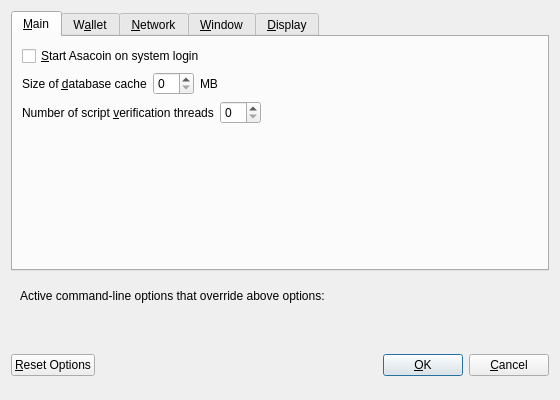
<?xml version="1.0" encoding="UTF-8"?>
<ui version="4.0">
 <class>OptionsDialog</class>
 <widget class="QDialog" name="OptionsDialog">
  <property name="geometry">
   <rect>
    <x>0</x>
    <y>0</y>
    <width>560</width>
    <height>400</height>
   </rect>
  </property>
  <property name="windowTitle">
   <string>Options</string>
  </property>
  <property name="modal">
   <bool>true</bool>
  </property>
  <layout class="QVBoxLayout" name="verticalLayout">
   <item>
    <widget class="QTabWidget" name="tabWidget">
     <property name="currentIndex">
      <number>0</number>
     </property>
     <widget class="QWidget" name="tabMain">
      <attribute name="title">
       <string>&amp;Main</string>
      </attribute>
      <layout class="QVBoxLayout" name="verticalLayout_Main">
       <item>
        <widget class="QCheckBox" name="asacoinAtStartup">
         <property name="toolTip">
          <string>Automatically start Asacoin after logging in to the system.</string>
         </property>
         <property name="text">
          <string>&amp;Start Asacoin on system login</string>
         </property>
        </widget>
       </item>
       <item>
        <layout class="QHBoxLayout" name="horizontalLayout_2_Main">
         <item>
          <widget class="QLabel" name="databaseCacheLabel">
           <property name="text">
            <string>Size of &amp;database cache</string>
           </property>
           <property name="textFormat">
            <enum>Qt::PlainText</enum>
           </property>
           <property name="buddy">
            <cstring>databaseCache</cstring>
           </property>
          </widget>
         </item>
         <item>
          <widget class="QSpinBox" name="databaseCache"/>
         </item>
         <item>
          <widget class="QLabel" name="databaseCacheUnitLabel">
           <property name="text">
            <string>MB</string>
           </property>
           <property name="textFormat">
            <enum>Qt::PlainText</enum>
           </property>
          </widget>
         </item>
         <item>
          <spacer name="horizontalSpacer_2_Main">
           <property name="orientation">
            <enum>Qt::Horizontal</enum>
           </property>
           <property name="sizeHint" stdset="0">
            <size>
             <width>40</width>
             <height>20</height>
            </size>
           </property>
          </spacer>
         </item>
        </layout>
       </item>
       <item>
        <layout class="QHBoxLayout" name="horizontalLayout_3_Main">
         <item>
          <widget class="QLabel" name="threadsScriptVerifLabel">
           <property name="text">
            <string>Number of script &amp;verification threads</string>
           </property>
           <property name="textFormat">
            <enum>Qt::PlainText</enum>
           </property>
           <property name="buddy">
            <cstring>threadsScriptVerif</cstring>
           </property>
          </widget>
         </item>
         <item>
          <widget class="QSpinBox" name="threadsScriptVerif">
           <property name="toolTip">
            <string>(0 = auto, &lt;0 = leave that many cores free)</string>
           </property>
          </widget>
         </item>
         <item>
          <spacer name="horizontalSpacer_3_Main">
           <property name="orientation">
            <enum>Qt::Horizontal</enum>
           </property>
           <property name="sizeHint" stdset="0">
            <size>
             <width>40</width>
             <height>20</height>
            </size>
           </property>
          </spacer>
         </item>
        </layout>
       </item>
       <item>
        <spacer name="verticalSpacer_Main">
         <property name="orientation">
          <enum>Qt::Vertical</enum>
         </property>
         <property name="sizeHint" stdset="0">
          <size>
           <width>20</width>
           <height>40</height>
          </size>
         </property>
        </spacer>
       </item>
      </layout>
     </widget>
     <widget class="QWidget" name="tabWallet">
      <attribute name="title">
       <string>W&amp;allet</string>
      </attribute>
      <layout class="QVBoxLayout" name="verticalLayout_Wallet">
       <item>
        <widget class="QGroupBox" name="groupBox">
         <property name="title">
          <string>Expert</string>
         </property>
         <layout class="QVBoxLayout" name="verticalLayout_2">
          <item>
           <widget class="QCheckBox" name="coinControlFeatures">
            <property name="toolTip">
             <string>Whether to show coin control features or not.</string>
            </property>
            <property name="text">
             <string>Enable coin &amp;control features</string>
            </property>
           </widget>
          </item>
          <item>
           <widget class="QCheckBox" name="spendZeroConfChange">
            <property name="toolTip">
             <string>If you disable the spending of unconfirmed change, the change from a transaction cannot be used until that transaction has at least one confirmation. This also affects how your balance is computed.</string>
            </property>
            <property name="text">
             <string>&amp;Spend unconfirmed change</string>
            </property>
           </widget>
          </item>
         </layout>
        </widget>
       </item>
       <item>
        <spacer name="verticalSpacer_Wallet">
         <property name="orientation">
          <enum>Qt::Vertical</enum>
         </property>
         <property name="sizeHint" stdset="0">
          <size>
           <width>20</width>
           <height>40</height>
          </size>
         </property>
        </spacer>
       </item>
      </layout>
     </widget>
     <widget class="QWidget" name="tabNetwork">
      <attribute name="title">
       <string>&amp;Network</string>
      </attribute>
      <layout class="QVBoxLayout" name="verticalLayout_Network">
       <item>
        <widget class="QCheckBox" name="mapPortUpnp">
         <property name="toolTip">
          <string>Automatically open the Asacoin client port on the router. This only works when your router supports UPnP and it is enabled.</string>
         </property>
         <property name="text">
          <string>Map port using &amp;UPnP</string>
         </property>
        </widget>
       </item>
       <item>
        <widget class="QCheckBox" name="allowIncoming">
         <property name="toolTip">
          <string>Accept connections from outside</string>
         </property>
         <property name="text">
          <string>Allow incoming connections</string>
         </property>
        </widget>
       </item>
       <item>
        <widget class="QCheckBox" name="connectSocks">
         <property name="toolTip">
          <string>Connect to the Asacoin network through a SOCKS5 proxy.</string>
         </property>
         <property name="text">
          <string>&amp;Connect through SOCKS5 proxy (default proxy):</string>
         </property>
        </widget>
       </item>
       <item>
        <layout class="QHBoxLayout" name="horizontalLayout_1_Network">
         <item>
          <widget class="QLabel" name="proxyIpLabel">
           <property name="text">
            <string>Proxy &amp;IP:</string>
           </property>
           <property name="textFormat">
            <enum>Qt::PlainText</enum>
           </property>
           <property name="buddy">
            <cstring>proxyIp</cstring>
           </property>
          </widget>
         </item>
         <item>
          <widget class="QValidatedLineEdit" name="proxyIp">
           <property name="minimumSize">
            <size>
             <width>140</width>
             <height>0</height>
            </size>
           </property>
           <property name="maximumSize">
            <size>
             <width>140</width>
             <height>16777215</height>
            </size>
           </property>
           <property name="toolTip">
            <string>IP address of the proxy (e.g. IPv4: 127.0.0.1 / IPv6: ::1)</string>
           </property>
          </widget>
         </item>
         <item>
          <widget class="QLabel" name="proxyPortLabel">
           <property name="text">
            <string>&amp;Port:</string>
           </property>
           <property name="textFormat">
            <enum>Qt::PlainText</enum>
           </property>
           <property name="buddy">
            <cstring>proxyPort</cstring>
           </property>
          </widget>
         </item>
         <item>
          <widget class="QLineEdit" name="proxyPort">
           <property name="minimumSize">
            <size>
             <width>55</width>
             <height>0</height>
            </size>
           </property>
           <property name="maximumSize">
            <size>
             <width>55</width>
             <height>16777215</height>
            </size>
           </property>
           <property name="toolTip">
            <string>Port of the proxy (e.g. 9050)</string>
           </property>
          </widget>
         </item>
         <item>
          <spacer name="horizontalSpacer_1_Network">
           <property name="orientation">
            <enum>Qt::Horizontal</enum>
           </property>
           <property name="sizeHint" stdset="0">
            <size>
             <width>40</width>
             <height>20</height>
            </size>
           </property>
          </spacer>
         </item>
        </layout>
       </item>
       <item>
        <spacer name="verticalSpacer_Network">
         <property name="orientation">
          <enum>Qt::Vertical</enum>
         </property>
         <property name="sizeHint" stdset="0">
          <size>
           <width>20</width>
           <height>40</height>
          </size>
         </property>
        </spacer>
       </item>
      </layout>
     </widget>
     <widget class="QWidget" name="tabWindow">
      <attribute name="title">
       <string>&amp;Window</string>
      </attribute>
      <layout class="QVBoxLayout" name="verticalLayout_Window">
       <item>
        <widget class="QCheckBox" name="minimizeToTray">
         <property name="toolTip">
          <string>Show only a tray icon after minimizing the window.</string>
         </property>
         <property name="text">
          <string>&amp;Minimize to the tray instead of the taskbar</string>
         </property>
        </widget>
       </item>
       <item>
        <widget class="QCheckBox" name="minimizeOnClose">
         <property name="toolTip">
          <string>Minimize instead of exit the application when the window is closed. When this option is enabled, the application will be closed only after selecting Quit in the menu.</string>
         </property>
         <property name="text">
          <string>M&amp;inimize on close</string>
         </property>
        </widget>
       </item>
       <item>
        <spacer name="verticalSpacer_Window">
         <property name="orientation">
          <enum>Qt::Vertical</enum>
         </property>
         <property name="sizeHint" stdset="0">
          <size>
           <width>20</width>
           <height>40</height>
          </size>
         </property>
        </spacer>
       </item>
      </layout>
     </widget>
     <widget class="QWidget" name="tabDisplay">
      <attribute name="title">
       <string>&amp;Display</string>
      </attribute>
      <layout class="QVBoxLayout" name="verticalLayout_Display">
       <item>
        <layout class="QHBoxLayout" name="horizontalLayout_1_Display">
         <item>
          <widget class="QLabel" name="langLabel">
           <property name="text">
            <string>User Interface &amp;language:</string>
           </property>
           <property name="textFormat">
            <enum>Qt::PlainText</enum>
           </property>
           <property name="buddy">
            <cstring>lang</cstring>
           </property>
          </widget>
         </item>
         <item>
          <widget class="QValueComboBox" name="lang">
           <property name="toolTip">
            <string>The user interface language can be set here. This setting will take effect after restarting Asacoin.</string>
           </property>
          </widget>
         </item>
        </layout>
       </item>
       <item>
        <layout class="QHBoxLayout" name="horizontalLayout_2_Display">
         <item>
          <widget class="QLabel" name="unitLabel">
           <property name="text">
            <string>&amp;Unit to show amounts in:</string>
           </property>
           <property name="textFormat">
            <enum>Qt::PlainText</enum>
           </property>
           <property name="buddy">
            <cstring>unit</cstring>
           </property>
          </widget>
         </item>
         <item>
          <widget class="QValueComboBox" name="unit">
           <property name="toolTip">
            <string>Choose the default subdivision unit to show in the interface and when sending coins.</string>
           </property>
          </widget>
         </item>
        </layout>
       </item>
       <item>
        <layout class="QHBoxLayout" name="horizontalLayout_3_Display">
         <item>
          <widget class="QLabel" name="thirdPartyTxUrlsLabel">
           <property name="toolTip">
            <string>Third party URLs (e.g. a block explorer) that appear in the transactions tab as context menu items. %s in the URL is replaced by transaction hash. Multiple URLs are separated by vertical bar |.</string>
           </property>
           <property name="text">
            <string>Third party transaction URLs</string>
           </property>
           <property name="buddy">
            <cstring>thirdPartyTxUrls</cstring>
           </property>
          </widget>
         </item>
         <item>
          <widget class="QLineEdit" name="thirdPartyTxUrls">
           <property name="toolTip">
            <string>Third party URLs (e.g. a block explorer) that appear in the transactions tab as context menu items. %s in the URL is replaced by transaction hash. Multiple URLs are separated by vertical bar |.</string>
           </property>
          </widget>
         </item>
        </layout>
       </item>
       <item>
        <spacer name="verticalSpacer_Display">
         <property name="orientation">
          <enum>Qt::Vertical</enum>
         </property>
         <property name="sizeHint" stdset="0">
          <size>
           <width>20</width>
           <height>40</height>
          </size>
         </property>
        </spacer>
       </item>
      </layout>
     </widget>
    </widget>
   </item>
   <item>
    <widget class="QFrame" name="frame">
     <layout class="QVBoxLayout" name="verticalLayout_Bottom">
      <item>
       <layout class="QHBoxLayout" name="horizontalLayout_Bottom">
        <item>
         <widget class="QLabel" name="overriddenByCommandLineInfoLabel">
          <property name="text">
           <string>Active command-line options that override above options:</string>
          </property>
          <property name="textFormat">
           <enum>Qt::PlainText</enum>
          </property>
         </widget>
        </item>
        <item>
         <spacer name="horizontalSpacer_Bottom">
          <property name="orientation">
           <enum>Qt::Horizontal</enum>
          </property>
          <property name="sizeHint" stdset="0">
           <size>
            <width>40</width>
            <height>20</height>
           </size>
          </property>
         </spacer>
        </item>
       </layout>
      </item>
      <item>
       <widget class="QLabel" name="overriddenByCommandLineLabel">
        <property name="text">
         <string/>
        </property>
        <property name="textFormat">
         <enum>Qt::PlainText</enum>
        </property>
        <property name="wordWrap">
         <bool>true</bool>
        </property>
       </widget>
      </item>
     </layout>
    </widget>
   </item>
   <item>
    <layout class="QHBoxLayout" name="horizontalLayout_Buttons">
     <item>
      <widget class="QPushButton" name="resetButton">
       <property name="toolTip">
        <string>Reset all client options to default.</string>
       </property>
       <property name="text">
        <string>&amp;Reset Options</string>
       </property>
       <property name="autoDefault">
        <bool>false</bool>
       </property>
      </widget>
     </item>
     <item>
      <spacer name="horizontalSpacer_1">
       <property name="orientation">
        <enum>Qt::Horizontal</enum>
       </property>
       <property name="sizeHint" stdset="0">
        <size>
         <width>40</width>
         <height>48</height>
        </size>
       </property>
      </spacer>
     </item>
     <item>
      <widget class="QLabel" name="statusLabel">
       <property name="minimumSize">
        <size>
         <width>200</width>
         <height>0</height>
        </size>
       </property>
       <property name="font">
        <font>
         <weight>75</weight>
         <bold>true</bold>
        </font>
       </property>
       <property name="text">
        <string/>
       </property>
       <property name="textFormat">
        <enum>Qt::PlainText</enum>
       </property>
       <property name="wordWrap">
        <bool>true</bool>
       </property>
      </widget>
     </item>
     <item>
      <spacer name="horizontalSpacer_2">
       <property name="orientation">
        <enum>Qt::Horizontal</enum>
       </property>
       <property name="sizeHint" stdset="0">
        <size>
         <width>40</width>
         <height>48</height>
        </size>
       </property>
      </spacer>
     </item>
     <item>
      <widget class="QPushButton" name="okButton">
       <property name="text">
        <string>&amp;OK</string>
       </property>
       <property name="autoDefault">
        <bool>false</bool>
       </property>
       <property name="default">
        <bool>true</bool>
       </property>
      </widget>
     </item>
     <item>
      <widget class="QPushButton" name="cancelButton">
       <property name="text">
        <string>&amp;Cancel</string>
       </property>
       <property name="autoDefault">
        <bool>false</bool>
       </property>
      </widget>
     </item>
    </layout>
   </item>
  </layout>
 </widget>
 <customwidgets>
  <customwidget>
   <class>QValidatedLineEdit</class>
   <extends>QLineEdit</extends>
   <header>qvalidatedlineedit.h</header>
  </customwidget>
  <customwidget>
   <class>QValueComboBox</class>
   <extends>QComboBox</extends>
   <header>qvaluecombobox.h</header>
  </customwidget>
 </customwidgets>
 <resources/>
 <connections/>
</ui>
